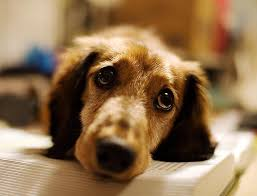
%> input picture im.jpeg, 257 x 196 px
$ octave canny_edge_detection.m   (GNU Octave 9; MATLAB toolbox functions it lacks are replaced by stand-ins)
%> lines starting %> are read from the running program, lines starting %| are printed output that depends on the picture
I=imread('C:\Users\USER\Desktop\pic\im.jpeg');
%> I is the input picture: size 196x257x3 uint8; mean R, G, B 142.7, 112.5, 79
I=rgb2gray(I);
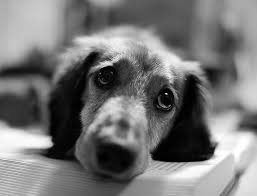
%> I: size 196x257 uint8; min 0, max 255, mean 117.7
J=edge(I,'canny');
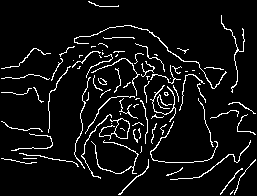
%> J: size 196x257 logical; 6.8% white in thin lines or dots
imshow(J);
